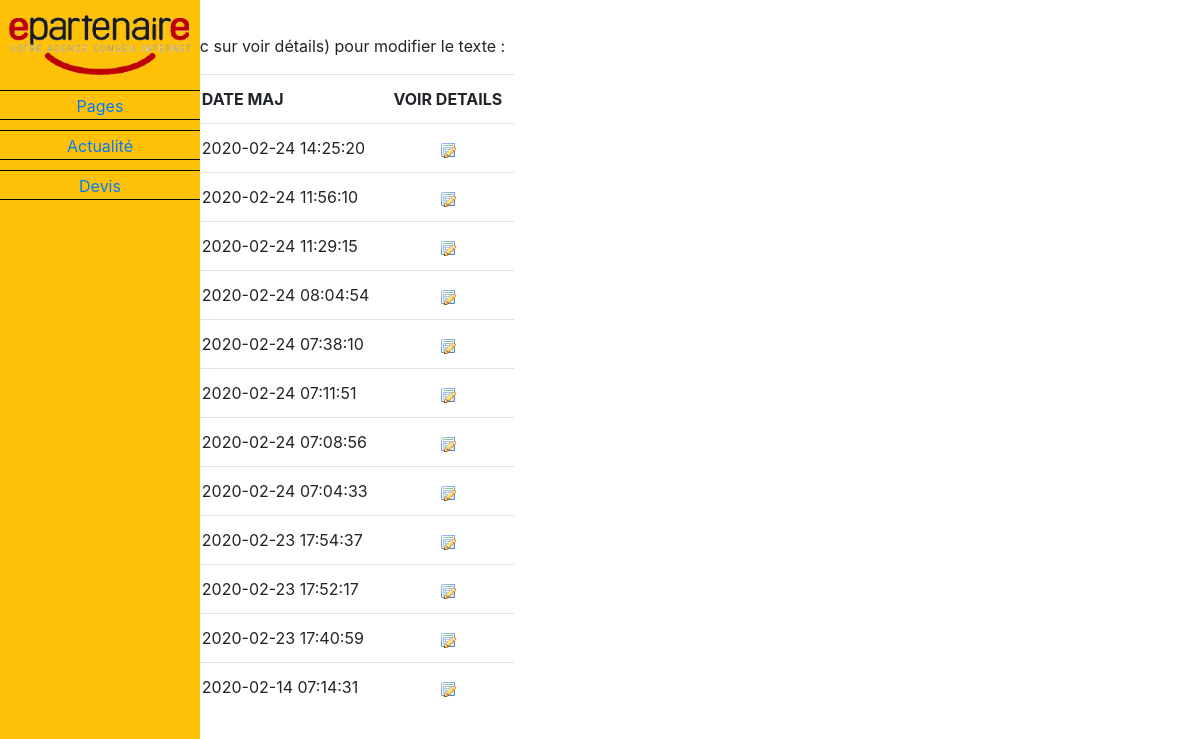
The app's page /maj/index.php?titre=liste-pages with its own data.
### tables this page shows
CREATE TABLE `Pages` (
  `id` int(11) NOT NULL,
  `meta_title` varchar(255) NOT NULL DEFAULT '',
  `meta_desc` varchar(255) NOT NULL DEFAULT '',
  `langue` char(5) NOT NULL DEFAULT 'fr',
  `menu` tinyint(3) UNSIGNED NOT NULL DEFAULT '0',
  `actif` tinyint(255) NOT NULL DEFAULT '0',
  `titre` varchar(255) NOT NULL DEFAULT '',
  `text_top` text NOT NULL,
  `texte_left` text NOT NULL,
  `texte_right` text NOT NULL,
  `date_maj` datetime DEFAULT NULL,
  `nom_interne` varchar(255) NOT NULL
);

### maj/index.php (called while the page is built, shortened)
<?php
$page = new Page;
$page-> afficherPage();

### maj/mvc/class/Model.php (the view, shortened to what this page needs)
<?php
class Model
{
    function __construct ()
    {
        $this->pdo = null;
    }
    function getConnexion ()
    {
        if ($this->pdo == null)
        {
            $nomDatabase  = "e_partenaire_hydratis";
            $userDatabase = "root";
            $mdpDatabase  = "";
            $hostDatabase = "hydratis-local.fr";
            $dsn = "mysql:dbname=$nomDatabase;host=$hostDatabase;port=3308;charset=utf8;";
            $this->pdo = new PDO($dsn, $userDatabase, $mdpDatabase);
            $this->pdo->setAttribute(PDO::ATTR_ERRMODE, PDO::ERRMODE_WARNING);
        }
        return $this->pdo;
    }
    function getInput ($name)
    {
        $resultat = "";
        if (isset($_REQUEST["$name"]))
        {
            $resultat = trim($_REQUEST["$name"]);
        }
        elseif (isset($_COOKIE["$name"]))
        {
            $resultat = trim($_COOKIE["$name"]);
        }
        return $resultat;
    }
    function executeSQL ($requeteSQL, $tableauBind=[])
    {
        $pdo = $this->getConnexion();
        $statement = $pdo->prepare($requeteSQL);
        $statement->execute();
        return $statement;
    }
    function readTableListe ($nomTable, $titre)
    {
        $resultat   = "";
        $enteteHtmlPages =
<<<DEBUTHTMLACTUS
<div class="feedback-Pages " id="show-detail"></div>
<h2 class="titre_actu">Liste des Pages</h2>
<p>Sélectionnez une page (clic sur  voir détails) pour modifier le texte</a> : </p>
<table class="table table-hover">
    <tr>
        <th>TITRE</th>
        <th>DATE MAJ</th>
        <th class="text-center">VOIR DETAILS</th>
    </tr>
DEBUTHTMLACTUS;
        $requetePages =
<<<SQLACTUS
SELECT Pages.`id`,`titre`, `date_maj`
FROM Pages
ORDER BY  `date_maj` DESC
SQLACTUS;
        switch ($titre) {
            case 'liste-pages':
                $enteteHTML     = $enteteHtmlPages;
                $champsIgnores  = ['id'];
                $requeteSQL     = $requetePages;
            break;
        };
        $tableauBind = [];
        $statement = $this->executeSQL($requeteSQL, $tableauBind);
        while($ligne = $statement->fetch(PDO::FETCH_ASSOC))
        {
            $htmlBlocTd = "";
            $id = $ligne["id"];
            foreach($ligne as $cle => $valeur)
            {
                if (!in_array($cle,$champsIgnores))
                {
                    $htmlLigne =
<<<HTMLLIGNE
<td>$valeur</td>
HTMLLIGNE;
                    $htmlBlocTd = $htmlBlocTd . $htmlLigne;
                }
            }
            switch ($nomTable) {
                case 'Pages':
                    $showTable = '-'.$nomTable;
                    break;
            }
            $boutonAfficher=
<<<CODEMODIF
<td class="text-center">
    <a class="action-show$showTable" data-table="$nomTable" data-id="$id" href="#show-detail">
        <img src="media/img/edit.png">
    </a>
</td>
CODEMODIF;
if($nomTable == 'Pages'){
            $codeHtml   =
<<<CODEHTML
<tr class="ligne-$id">
    $htmlBlocTd
    $boutonAfficher
</tr>
CODEHTML;
}
            $resultat .= $codeHtml;
        }
        $finHtml =
<<<CODEFINHTML
</tbody></table></div>
CODEFINHTML;
        $leResultat = $enteteHTML.$resultat.$finHtml;
        echo $leResultat;
    }
}

### maj/mvc/class/Page.php (shortened to what this page needs)
<?php
class Page
{
    function getUrl ()
    {
        $uri = $_SERVER["REQUEST_URI"];
        $path = parse_url($uri, PHP_URL_PATH);
        $nomFichier = pathinfo($path, PATHINFO_FILENAME);
        $extension  = pathinfo($path, PATHINFO_EXTENSION);
        $result = [$nomFichier, $extension];
        return $result;
    }
    function afficherPage()
    {
        $nomPage = $this->getUrl();
        if($nomPage[0] == 'export-devis') {
            include("mvc/controller/ctrl-exportDevis.php");
        }else{
            $cheminSolo = 'mvc/view/'.$nomPage[0].'.php';
            $cheminPage = 'mvc/view/cont-'.$nomPage[0].'.php';
            if (is_file($cheminSolo))
            {
                include($cheminSolo);
            }
            elseif (!is_file($cheminPage))
            {
                header("HTTP/1.1 404 Not Found");
                $cheminPage="mvc/view/404.php";
            }
            else
            {
                include("mvc/view/header.php");
                include($cheminPage);
                include("mvc/view/footer.php");
            }
        }
    }
}

### maj/mvc/view/header.php (shortened to what this page needs)
<!DOCTYPE html>
<html>
    <head>
        <link rel="stylesheet" href="media/css/bootstrap-theme.min.css"/>
        <link rel="stylesheet" href="media/css/bootstrap.min.css"/>
        <link rel="stylesheet" href="media/css/styles.css"/>
        <link rel="stylesheet" href="//code.jquery.com/ui/1.12.1/themes/base/jquery-ui.css">
    </head>
    <body>
        <div class="container-fluid">
            <div class="row">
                <div style="position:absolute;top:0;bottom:0;" class="col-xs-2 bg-warning">
                    <a href="index.php" id="logo"><img src="media/img/logoE.png" alt="E-partenaire" /></a>
                        <div class="menu-title"><a href="index.php?titre=liste-pages">Pages</a></div>
                        <div class="menu-title"><a href="index.php?titre=liste-actualites">Actualité</a></div>
                        <div class="menu-title"><a href="index.php?titre=liste-devis">Devis</a></div>
                </div>

### maj/mvc/view/cont-index.php (shortened to what this page needs)
	<div class="col-xs-10 col-xs-offset-2" style="padding-bottom: 20px;">
              <?php
                  $model = new Model;
                  $titre = $model->getInput("titre");
                  switch($titre)
                  {
                      case 'liste-pages':
                          $table='Pages';
                          $model->readTableListe($table,$titre);
                          break;
                  }
              ?>
	</div>
</div>

### maj/mvc/view/footer.php (shortened to what this page needs)
</body>

### maj/media/css/styles.css (style rules this page uses)
#logo { display: block; margin: 15px 0; text-align: center; }
#logo img { max-width: 200px; width: 100%; }
.titre_actu, .titre { font-size: 22px; font-family: "Oswald-Regular"; color:#e5006e; text-transform: uppercase; }
.menu-title { border-top: 1px solid #000; border-bottom: 1px solid #000; height: 30px; width: 100%; margin: 10px 0; padding: 5px 10px; line-height: 20px; text-align: center; }

### records on screen
pages: date_maj "2020-02-24 14:25:20"
pages: date_maj "2020-02-24 11:56:10"
pages: date_maj "2020-02-24 11:29:15"
pages: date_maj "2020-02-24 08:04:54"
pages: date_maj "2020-02-24 07:38:10"
pages: date_maj "2020-02-24 07:11:51"
pages: date_maj "2020-02-24 07:08:56"
pages: date_maj "2020-02-24 07:04:33"
pages: date_maj "2020-02-23 17:54:37"
pages: date_maj "2020-02-23 17:52:17"
pages: date_maj "2020-02-23 17:40:59"
pages: date_maj "2020-02-14 07:14:31"
